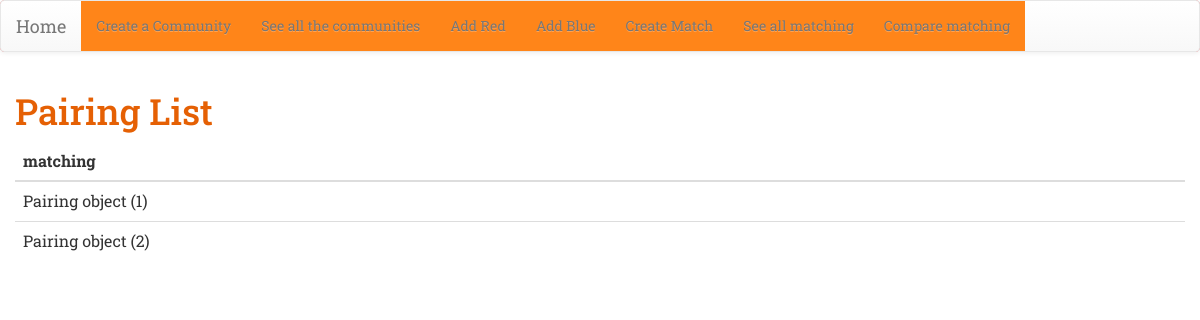
The page /pairing_list/ on the database as committed earlier.
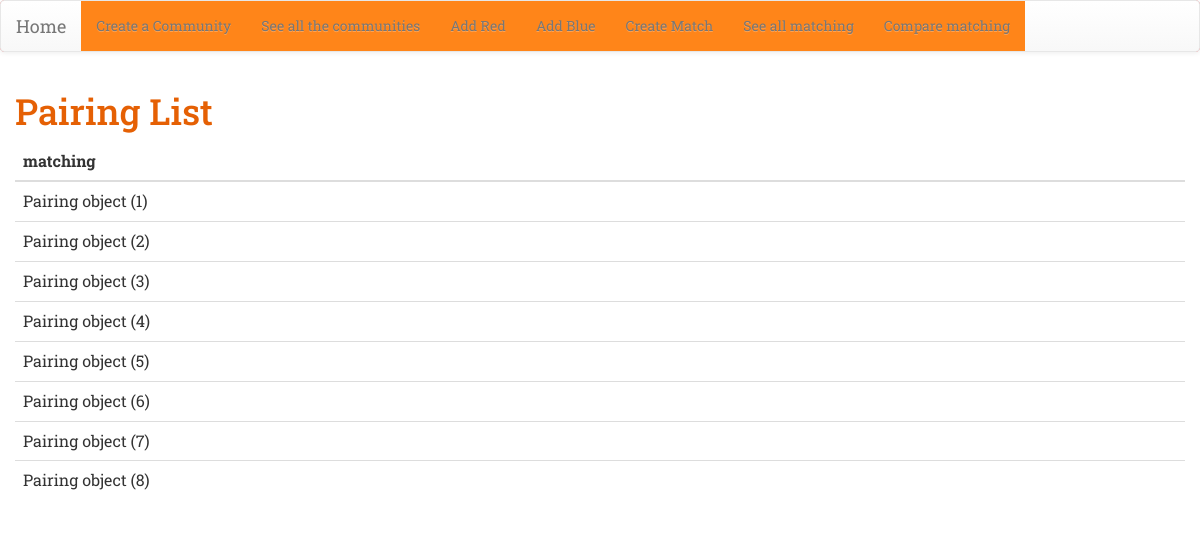
The same page on the database as committed later.
### match/models.py (models this page shows)
class Pairing(models.Model):
    matching = models.ForeignKey('Matching', on_delete=models.CASCADE)
    blue = models.ForeignKey('Blue',on_delete=models.CASCADE)
    red = models.ForeignKey('Red',on_delete=models.CASCADE)

### match/views.py (the view)
# urls.py: path('pairing_list/', views.pairing_list, name='pairing_list'),
def pairing_list(request):
    pairing = Pairing.objects.all()
    print('this are the pairing')
    print(pairing)
    return render(request, 'match/pairing_list.html', {'pairing': pairing})

### match/templates/match/pairing_list.html
{% extends 'match/base.html' %}
{% block content %}
<h1>Pairing List</h1>
<table class="table">
  <thead>
    <tr>
      <th scope="col">matching</th>
    </tr>
  </thead>
  <tbody>
    {% for pair in pairing %}
    <tr>
      <td>{{ pair }}</td>
    </tr>
    {% endfor %}
  </tbody>
</table>
{% endblock %}

Rows that differ between the two databases and show on the page:
added Pairing: id "Pairing object (3)"
added Pairing: id "Pairing object (4)"
added Pairing: id "Pairing object (5)"
added Pairing: id "Pairing object (6)"
added Pairing: id "Pairing object (7)"
added Pairing: id "Pairing object (8)"
